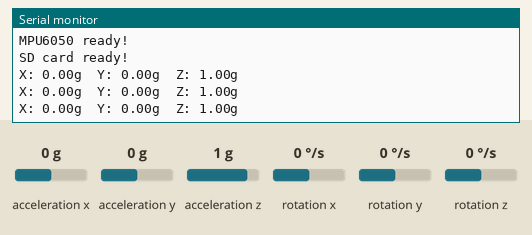
Simulated run of this sketch. Board: Arduino Uno, built with avr-gcc and run on an emulated ATmega328P. On the bench: the last lines printed to the serial monitor. The test bench sets the inputs (shaded band); at power-on: acceleration x 0 g, acceleration y 0 g, acceleration z 1 g, rotation x 0 °/s, rotation y 0 °/s, rotation z 0 °/s. Storage starts empty.

Above: at 1.3 s.
1.4 s: acceleration x set to -1.4 g
At 2.0 s:
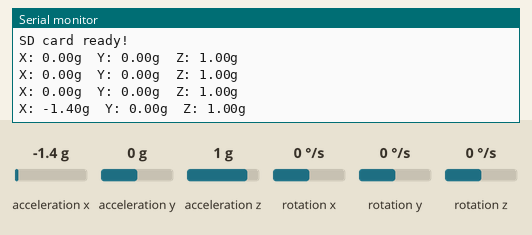
2.9 s: acceleration y set to -1.4 g
At 3.5 s:
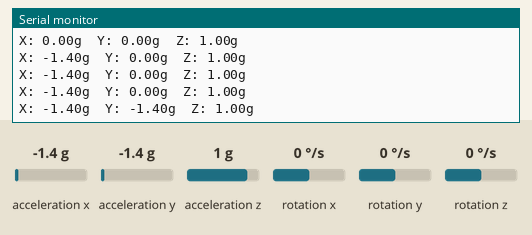
4.4 s: acceleration z set to -1.4 g
At 5.1 s:
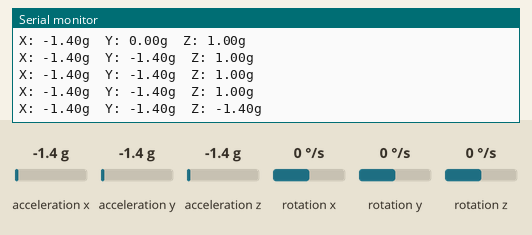

The sketch:

First_datalog.ino
```cpp
#include <Wire.h>
#include <MPU6050.h>
#include <SdFat.h>
#include <SPI.h>

// create MPU6050 and SD objects
MPU6050 mpu;
SdFat SD;

// SD card chip select pin
#define CS_PIN 10

void setup() {
  Serial.begin(9600);
  Wire.begin();

  // initialize MPU6050
  mpu.initialize();
  mpu.setFullScaleAccelRange(MPU6050_ACCEL_FS_2);
  Serial.println("MPU6050 ready!");

  // initialize SD card
  if (!SD.begin(CS_PIN)) {
    Serial.println("SD card failed!");
    return;
  }
  Serial.println("SD card ready!");

  // create CSV file with headers
  SdFile myFile;
  myFile.open("accel.csv", O_WRITE | O_CREAT | O_APPEND);
  myFile.println("time,x_g,y_g,z_g");
  myFile.close();
}

void loop() {
  int16_t ax, ay, az;
  mpu.getAcceleration(&ax, &ay, &az);

  // convert to g-forces
  float ax_g = ax / 16384.0;
  float ay_g = ay / 16384.0;
  float az_g = az / 16384.0;

  // write to SD card
  SdFile myFile;
  myFile.open("accel.csv", O_WRITE | O_APPEND);
  myFile.print(millis());
  myFile.print(",");
  myFile.print(ax_g);
  myFile.print(",");
  myFile.print(ay_g);
  myFile.print(",");
  myFile.println(az_g);
  myFile.close();

  // print to serial monitor so we can see it working
  Serial.print("X: "); Serial.print(ax_g);
  Serial.print("g  Y: "); Serial.print(ay_g);
  Serial.print("g  Z: "); Serial.print(az_g);
  Serial.println("g");

  // log every 500ms
  delay(500);
}
```

Measured:
- after the input at 1.4 s, the serial monitor: prints a new line after 0.19 s (image 1)
- after the input at 2.9 s, the serial monitor: prints a new line after 0.24 s (image 2)
- after the input at 4.4 s, the serial monitor: prints a new line after 0.28 s (image 3)
